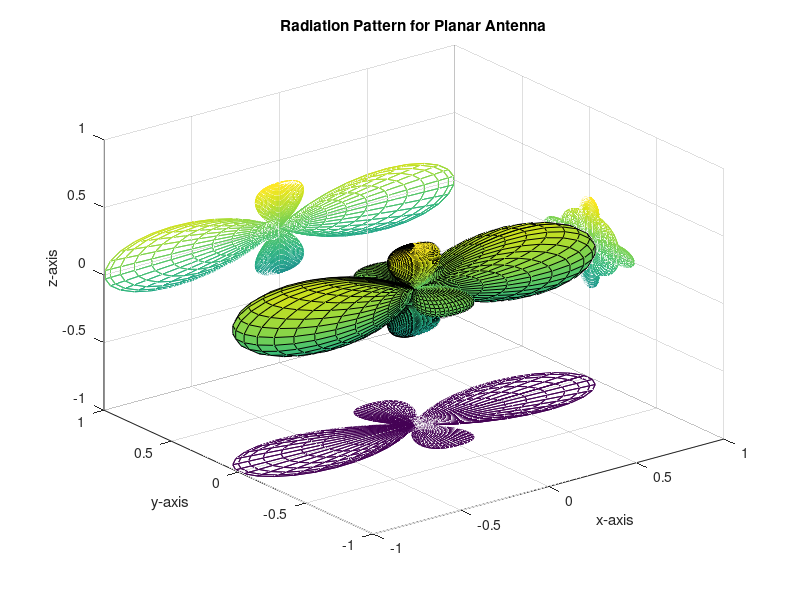
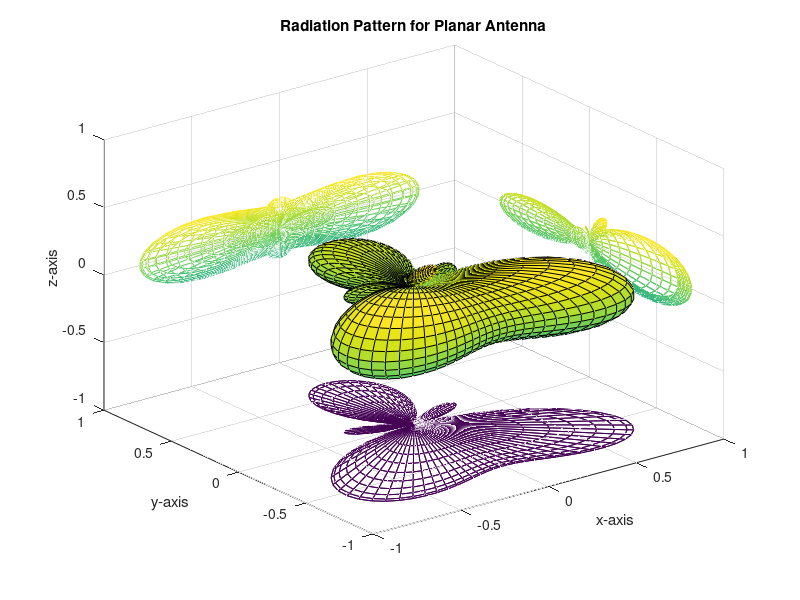
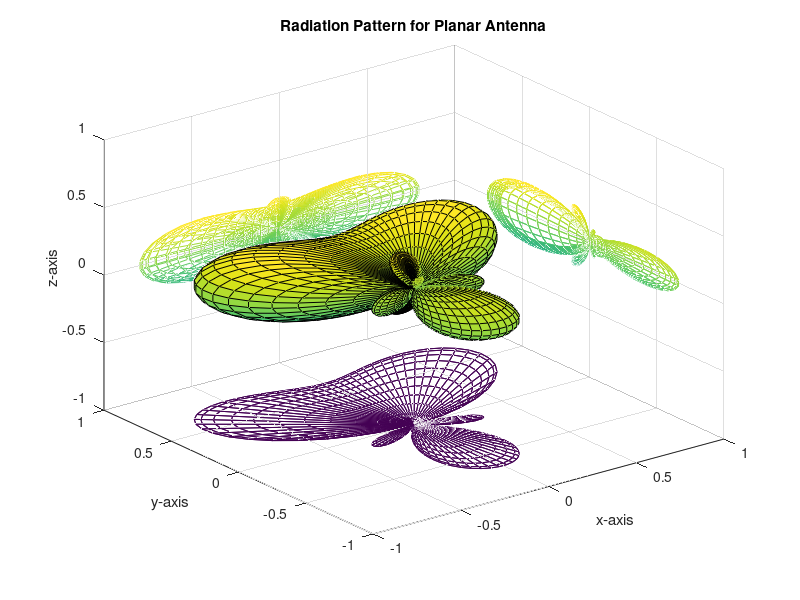
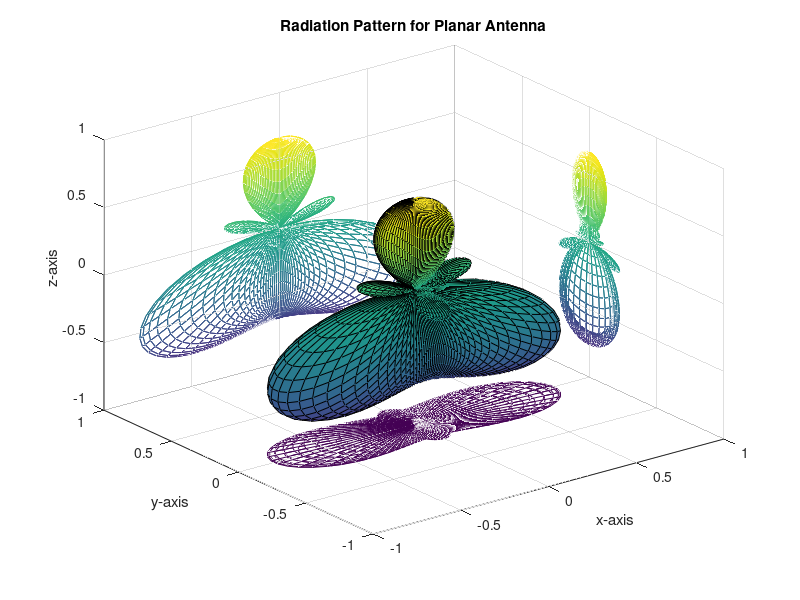

The MATLAB script that drew these images, in order:
clear;
close all;

% phi = linspace(0,2*pi);
% theta = linspace(0,pi);
phi = (0 : 2*pi/100 : 2*pi) + 2*pi/200;
theta = (0 : pi/50: pi) + pi/100;
KD_a = pi;  % azimuth
KD_e = pi;  % elevation
N_a = 3;
N_e = 3;


x = zeros(length(theta), length(phi), N_a*N_e);
y = zeros(length(theta), length(phi), N_a*N_e);
z = zeros(length(theta), length(phi), N_a*N_e);

for ii = 0:1:N_e-1
    for jj=0:1:N_a-1
        
        ite = ii*N_a + jj + 1;
        
        %Note that the DFT matrix with
        %dimension Na x Ne is not equal to the Kronecker product of two DFT matrices
        %with dimension Na and Ne.
        
        %Use the Kronecker product of two DFT matrices with dimension Na
        %and Ne as the basis
        beta_a = 2*pi/N_a * jj;
        beta_e = 2*pi/N_e * ii;
        
        %Use DFT matrix with dimension Na x Ne as the basis
        %The radiant pattern may not be symmetric
%         beta_a = 2*pi/N_a * ite;
%         beta_e = 2*pi*ite/N_e/N_a;

        Psi_a = KD_a * sin(theta)' * sin(phi) + beta_a;
        Psi_e = KD_e * cos(theta)' * ones(1, length(phi)) + beta_e;
        AF = ( 1/N_a * sin(N_a * Psi_a/2)./sin(Psi_a/2) ) .*...
            ( 1/N_e * sin(N_e * Psi_e/2)./sin(Psi_e/2));
        
        AF = abs(AF);
        % converting to spherical coordinates
        for m=1:length(theta)
            for n=1:length(phi)
                x_all(m,n, ite)=AF(m,n)*sin(theta(m))*cos(phi(n));
                y_all(m,n, ite)=AF(m,n)*sin(theta(m))*sin(phi(n));
                z_all(m,n, ite)=AF(m,n)*cos(theta(m));
            end
        end
        
        %plotting routine
        figure,
        %         subplot(2,2,1);
        
        x = x_all(:, :, ite);
        y = y_all(:, :, ite);
        z = z_all(:, :, ite);
        
        surf(x,y,z)

        title('Radiation Pattern for Planar Antenna')
        xlabel('x-axis')
        ylabel('y-axis')
        zlabel('z-axis')
        xlim([-1 1])
        ylim([-1 1])
        zlim([-1 1])
        xl = xlim;
        yl = ylim;
        zl = zlim;
        hold on
        
        %         subplot(2,2,2)
        %         plot(x, z);
        mesh(zeros(size(x)) - xl(1),y,z)
        
        %         subplot(2,2,3)
        %         plot(y,z)
        mesh(x,zeros(size(y)) - yl(1),z)
        
        mesh(x,y,zeros(size(z)) + zl(1))

        hold off
    end;
end;

figure,
for ii = 0:1:N_e-1
    for jj=0:1:N_a-1
        ite = ii*N_a + jj + 1;
        subplot(N_e, N_a, ite);
        % Note that in the subplot, the figures are placed in the order as
        % follows:
        %[1 2
        % 3 4]
        x = x_all(:, :, ite);
        y = y_all(:, :, ite);
        z = z_all(:, :, ite);
        
        surf(x,y,z)

%         title('Radiation Pattern for Planar Antenna')
        xlabel('x-axis')
        ylabel('y-axis')
        zlabel('z-axis')
        xlim([-1 1])
        ylim([-1 1])
        zlim([-1 1])
        xl = xlim;
        yl = ylim;
        zl = zlim;
%         hold on
%         
%         %         subplot(2,2,2)
%         %         plot(x, z);
%         mesh(zeros(size(x)) - xl(1),y,z)
%         
%         %         subplot(2,2,3)
%         %         plot(y,z)
%         mesh(x,zeros(size(y)) - yl(1),z)
%         
%         mesh(x,y,zeros(size(z)) + zl(1))
% 
%         
%         hold off
    end;
end;

% subplot(221)
% surf(x,y,z)
% title('Radition Pattern for Planar Antenna')
% xlabel('x-axis--->')
% ylabel('y-axis--->')
% zlabel('z-axis--->')
%
% subplot(222)
% polar(theta', AF(:,1))
% title('x-z plane')
%
% subplot(223)
% polar(phi, AF(1,:))
% title('x-y plane')